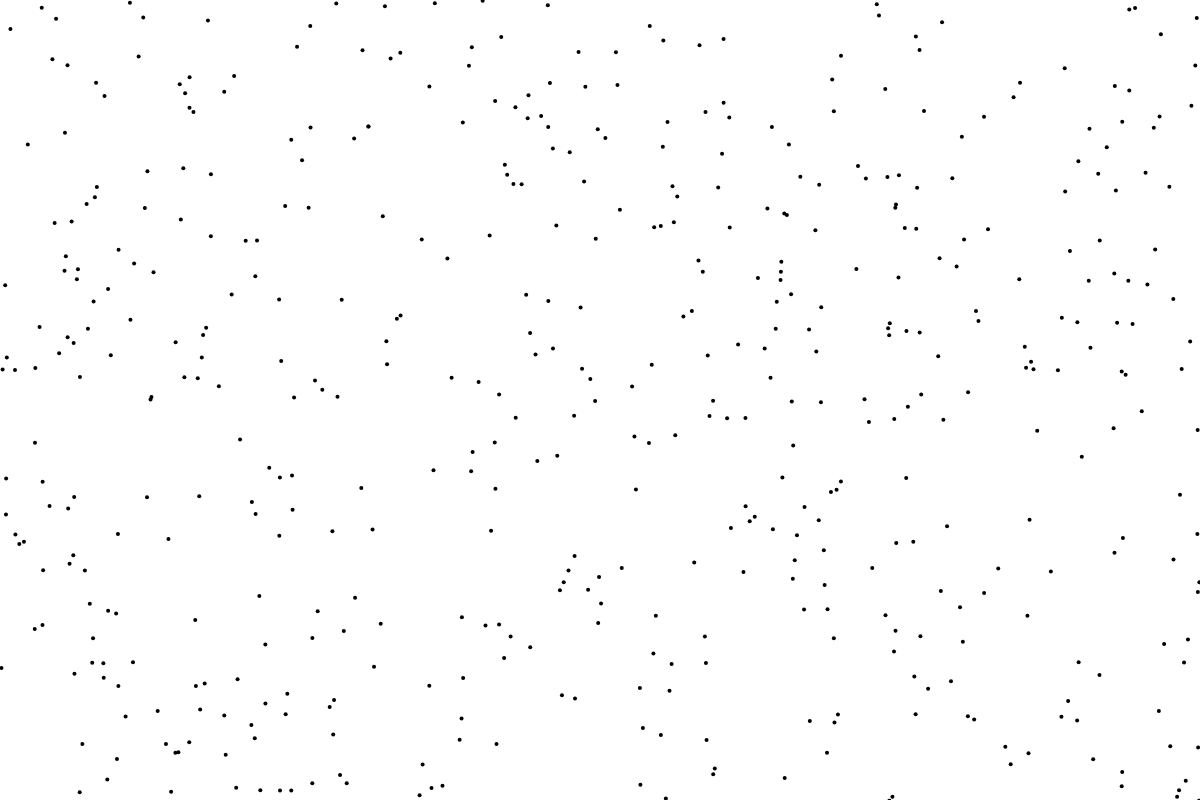
Frame 1 (no input)
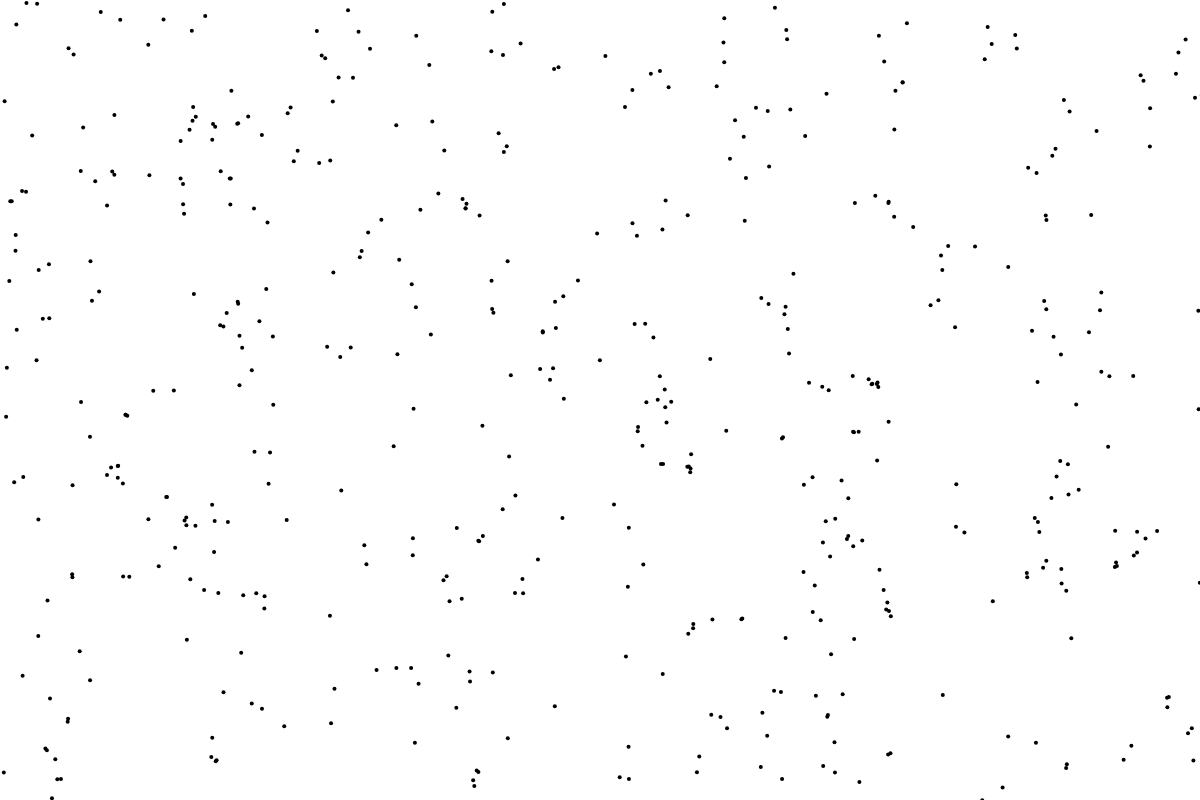
Frame 60 (no input)
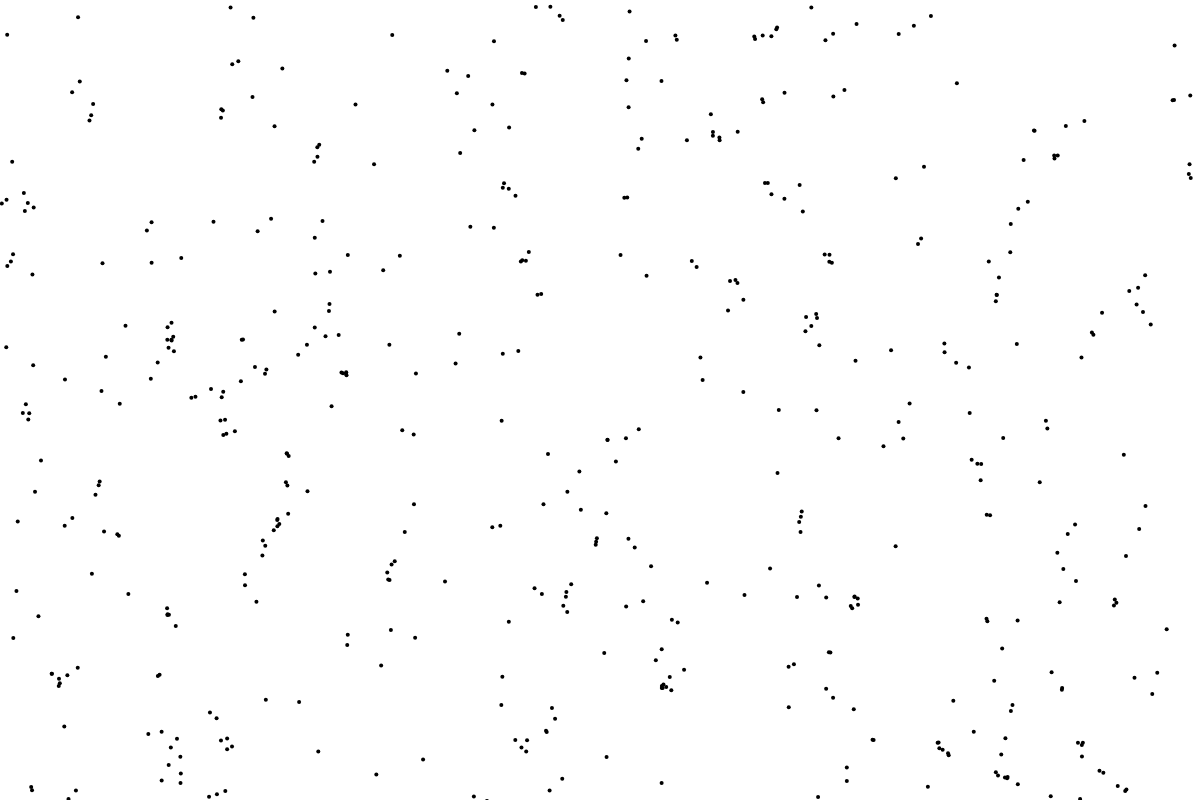
Frame 120 (the mouse pressed at the canvas centre since frame 60)

The p5.js sketch that drew these frames (run headless with seeded random() and noise() and a simulated clock; from frame 60 on, the mouse is pressed at the canvas centre):

// p5.js sketch
// ── sketch.js
var inc = 0.1;
var scl=10;
var cols,rows;
var fr;
var gravity;

var zOff=0;

let particles=[];
let flowfield;


function setup() {
	createCanvas(1200,800);
	gravity=createVector(0,1);
	cols = floor(width/scl);
	rows = floor(height/scl);
	fr = createP('');

	flowfield=new Array(cols*rows);

	for (var i = 0; i < 500; i++) {
		p=new Particle();
		particles.push(p);
	}
}

function draw() {
	background(255);
	var yOff=0;
	for (var y = 0; y < rows; y++) {
		var xOff=0;
		for (var x = 0; x < cols; x++) {
			var index = x+y*cols;
			flowfield[index]=v;
			var angle = noise(xOff,yOff,zOff)*TWO_PI*4;
			var v = p5.Vector.fromAngle(angle);
			xOff+= inc;

		}
		yOff+=inc;
		zOff+=inc*.005;
	}


	for (var i = 0; i < particles.length; i++) {
		particles[i].follow(flowfield);
		particles[i].applyForce(gravity);
		particles[i].update();
		particles[i].show();
		particles[i].edges();
	}


	fr.html(floor(frameRate()));
}

// ── particle.js
function Particle(){
  this.pos=createVector(random(width),random(height));
  this.vel=createVector(0,0);
  this.acc=createVector(0,0);
  this.maxspeed=4;


  this.update=function(){
    this.vel.add(this.acc);
    this.vel.limit(this.maxspeed);
    this.pos.add(this.vel);
    this.acc.mult(0);
  }

  this.follow=function(vectors){
    var x = floor(this.pos.x/scl);
    var y = floor(this.pos.y/scl);
    var index = x+y*cols;
    var force = vectors[index];
    this.applyForce(force);
  }


  this.applyForce=function(force){
    this.acc.add(force);
  }

  this.show= function(){
    push();
    strokeWeight(4);
    stroke(0);
    point(this.pos.x,this.pos.y);
    pop();
  }

  this.edges=function(){
    if (this.pos.x>width) {
      this.pos.x=0;
    }
    if (this.pos.x<0) {
      this.pos.x=width;
    }
    if (this.pos.y>height) {
      this.pos.y=0;
    }
    if (this.pos.y<0) {
      this.pos.y=height;
    }
  }
}

// ── vehicle.js
function getRandomSize(){

  let r = pow(random(0,1),2);
  return constrain(r*32,4,32);

}


class Snowflake {

  constructor(sx,sy,img){
    let x = sx||random(width);
    let y = sy||random(-100,-10);
    this.img=img;

    this.pos=createVector(x,y);
    this.vel=createVector(0,0);
    this.acc=createVector();

    this.r= getRandomSize();
    this.angle=random(TWO_PI);
    this.dir=random((1) > 0.5)? 1:-1;

    this.xOff=0;
  }

  randomize(){
    let x =random(width);
    let y = random(-100,-10);
    this.pos=createVector(x,y);
    this.vel=createVector(0,0);
    this.acc=createVector();
    this.r= getRandomSize();
  }

  render(){
    push();
    translate(this.pos.x+this.xOff,this.pos.y);
    rotate(this.angle);
    imageMode(CENTER);
    image(this.img,0,0,this.r,this.r);
    pop();

  }

  applyForce(force){
    //Parallax Effect
    let f = force.copy();
    f.mult(this.r);
    this.acc.add(f);
  }

  offScreen(){
    return (this.pos.y>height+this.r);
  }

  update(){

    this.xOff=sin(this.angle*2)*2*this.r;

    this.vel.add(this.acc);
    this.vel.limit(this.r*.4);

    if (this.vel.mag() <1){
      this.vel.normalize();
    }

    this.pos.add(this.vel);
    this.acc.mult(0);

    if (this.offScreen()) {
      this.randomize();
    }

    if (this.pos.x < -this.r) {
      this.pos.x=width+this.r;
    }
    if (this.pos.x > width+this.r) {
      this.pos.x=-this.r;
    }

    this.angle+=this.dir*this.vel.mag()/200;

  }
}
